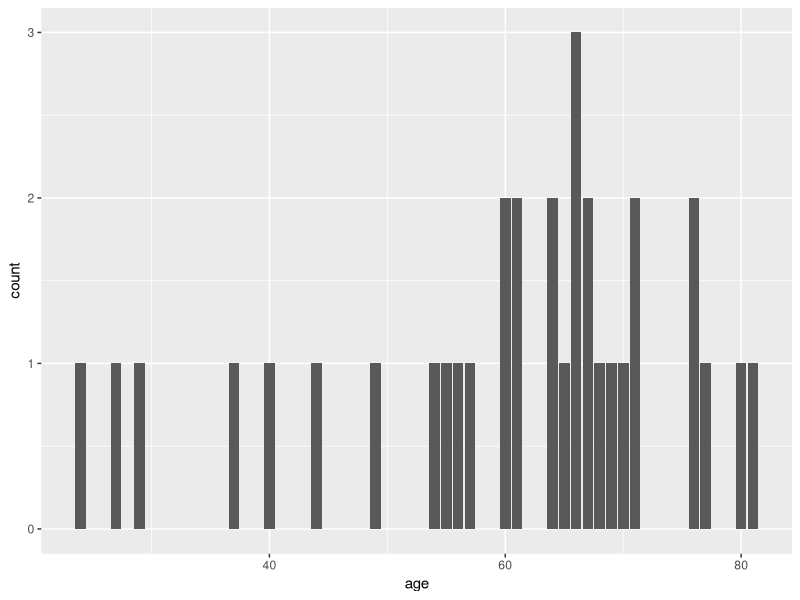
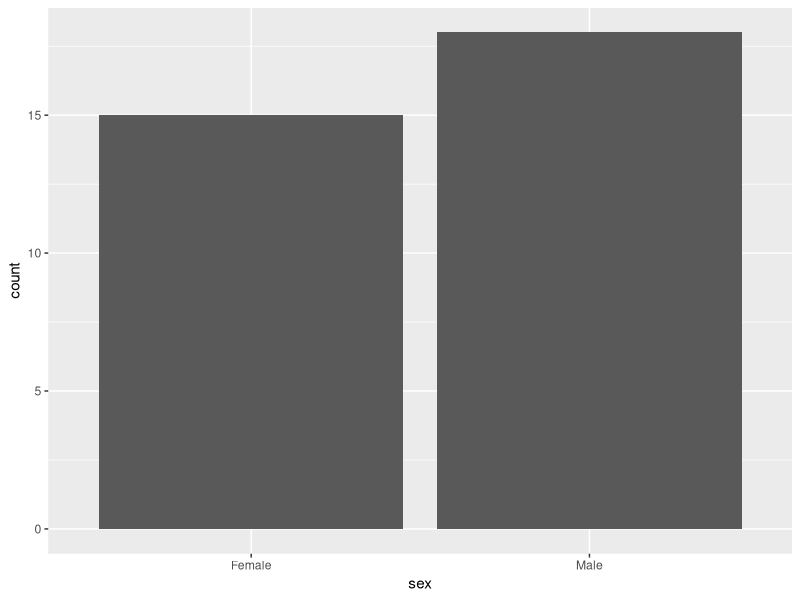
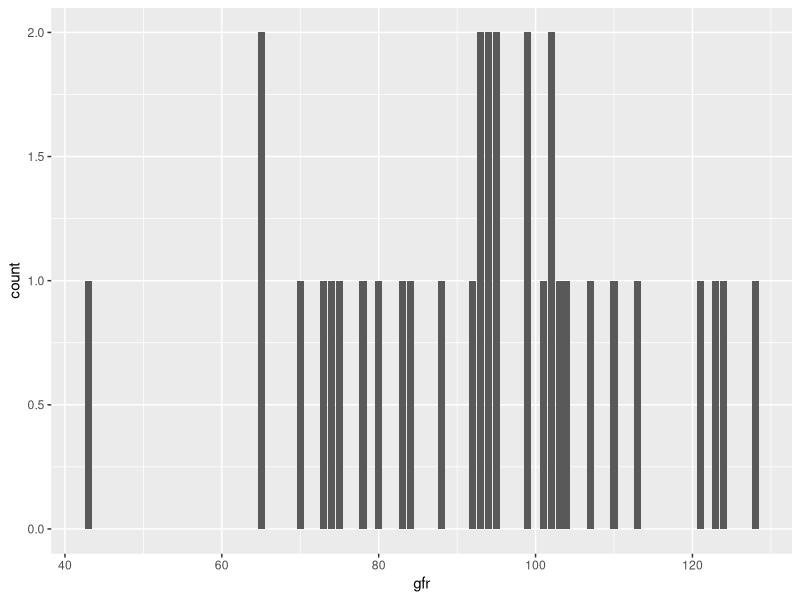
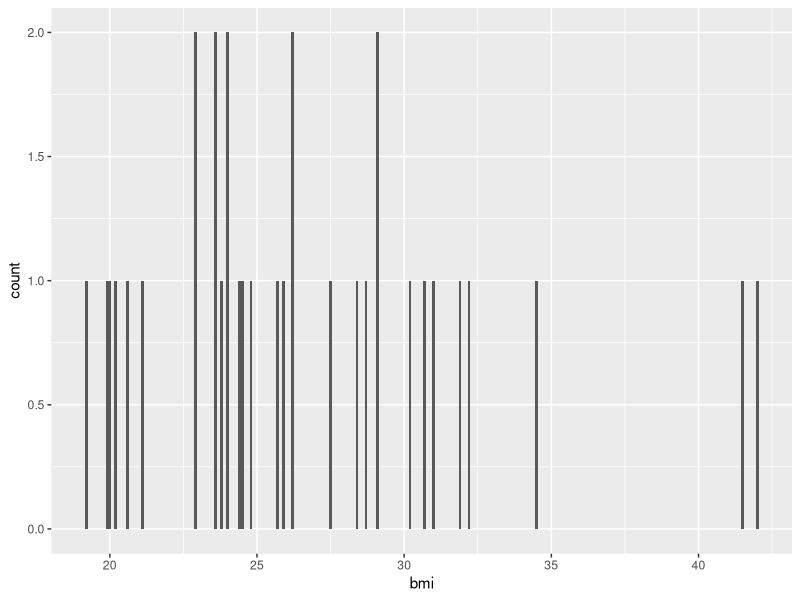
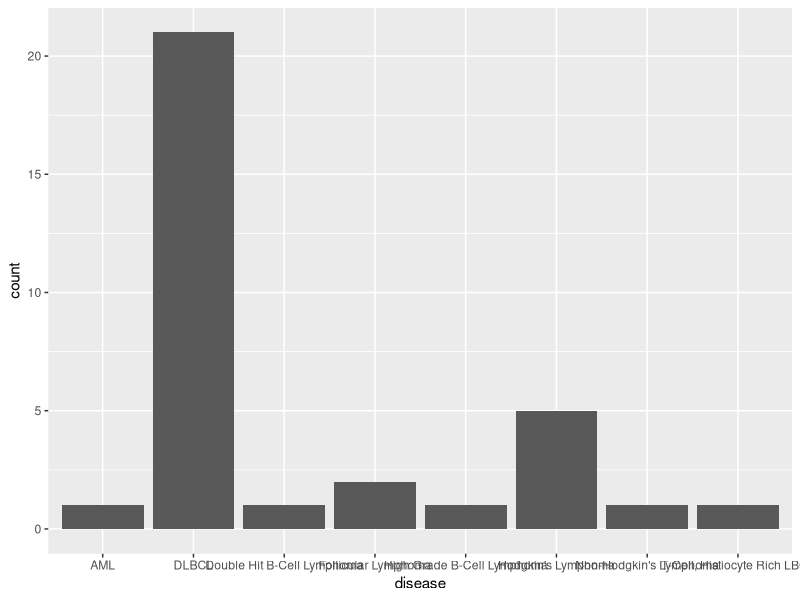
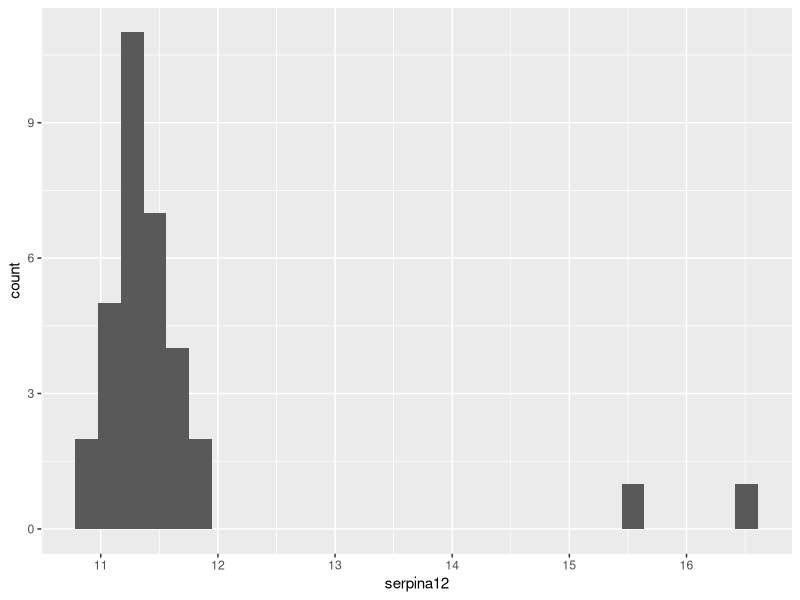
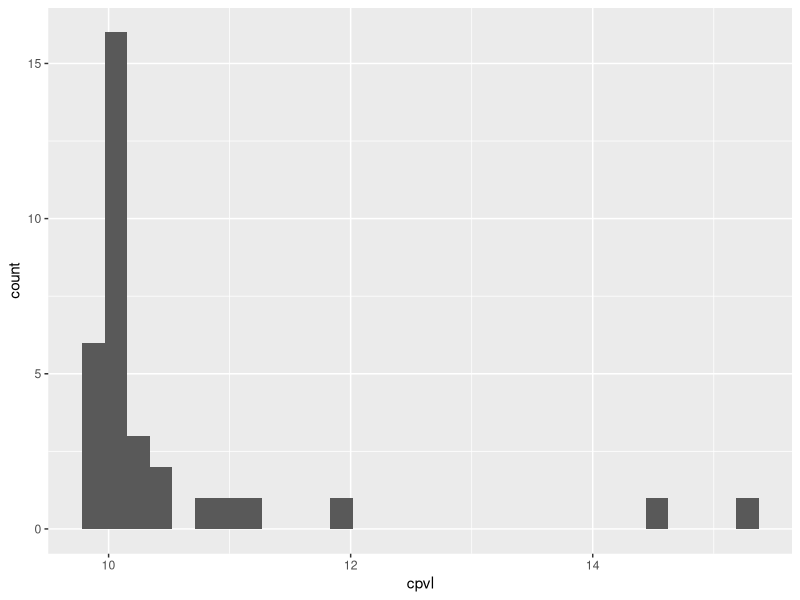
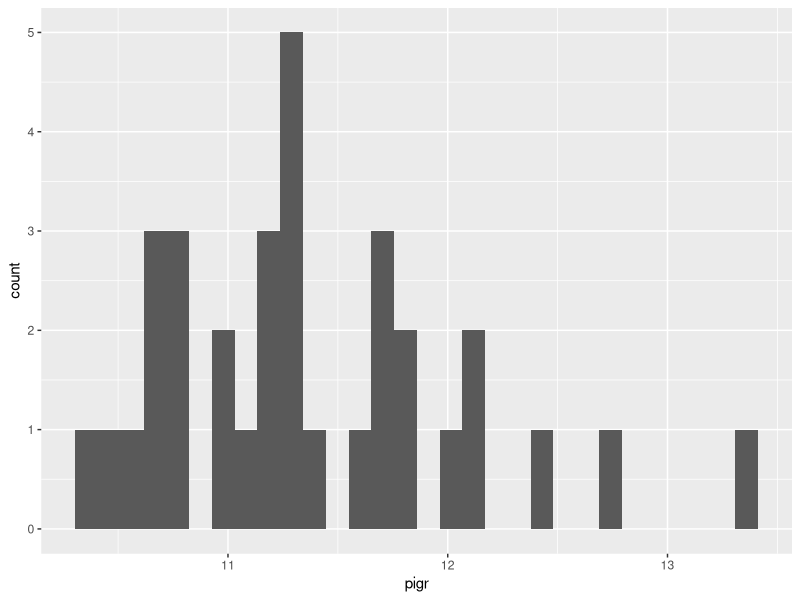

Generate these figures, in order, with R:
## ---- chunk 1
library("tidyverse")
library("ggpubr")
library("broom")
library("purrr")
## ---- chunk 2
dset <- read_csv("data/Statistical Analysis.csv")
## ---- chunk 3
# remove PHI
dset %>% colnames() %>% print()
dset_clean <- dset %>% 
  select(-MRN) %>%
  select(-`Treatment Start Date`)
dset_clean %>% colnames() %>% print()

# make table of response and predictor variables
# assign correct data types (factors)
dset_vars <- dset_clean %>%
  select("study_id" = `Patient ID`,
         "age" = "Age",
         "sex" = "Gender",
         "race" = "Race",
         "disease" = "Diagnosis",
         "gfr" = `eGFR (CKD-EPI) (mL/min/1.73m2)`,
         "bmi" = "BMI",
         "cardiotox" = `Developed Cardiotoxicity`,
         "delta_gls" = `Relative Delta GLS`,
         "delta_lvef" = `Relative Delta LVEF`,
         "serpina12" = `SERPINA12 Baseline`,
         "cpvl" = `CPVL Baseline`,
         "pigr" = `PIGR Baseline`,
         "iqfc3" = `IQFC3 Baseline`,
         "sesq2" = `SESQ2 Baseline`
  ) %>%
  # fix missing data notation
  mutate(cardiotox = replace(cardiotox, cardiotox == "N/A", NA)) %>%
  # convert categorical variables to factors
  mutate_at(c("sex", "cardiotox", "race", "disease"), as.factor) %>%
  # create cutoff categorial variables
  mutate(abn_gfr = ifelse(gfr < 90, "abnormal", "normal")) %>%
  mutate(abn_bmi = ifelse(bmi > 29.9, "obese", "not_obese")) %>%
  # fix problematic categories (too small groups)
  mutate(race_category = ifelse(race == "White", "white", "other")) %>%
  mutate(disease_category = ifelse(disease == "DLBCL", "DLBCL", "other")) %>%
  mutate_at(c("race_category", "disease_category", "abn_gfr", "abn_bmi"), as.factor)

# potential problematic variable -- race
# most are white, some categories only have 1 person
summary(dset_vars$race)
# could consider white vs all else, or exclude
summary(dset_vars$race_category)

# potential problematic variable -- disease
summary(dset_vars$disease)
# probably just exclude for now until there are enough data points for meaningful groupings
summary(dset_vars$disease_category)

glimpse(dset_vars)
## ---- chunk 4
# age
dset_vars %>%
  ggplot() +
    geom_bar(mapping = aes(x = age))
# roughly parametric, long left tail

# sex
dset_vars %>%
  ggplot() +
    geom_bar(mapping = aes(x = sex))
# roughly even

# GFR
dset_vars %>%
  ggplot() +
    geom_bar(mapping = aes(x = gfr))
# roughly parametric

# obesity
dset_vars %>%
  ggplot() +
    geom_bar(mapping = aes(x = bmi))
# roughly parametric, long right tail, two outliers on right

# disease
dset_vars %>%
  ggplot() +
    geom_bar(mapping = aes(x = disease))
# most are DLBCL, could do DLBCL vs all else or Hodgkin vs non-Hodgkin

# protein 1
dset_vars %>%
  ggplot() +
    geom_histogram(mapping = aes(x = serpina12))
# two outliers to the right

# protein 2
dset_vars %>%
  ggplot() +
    geom_histogram(mapping = aes(x = cpvl))
# two outliers to the right, long tail to right

# protein 3
dset_vars %>%
  ggplot() +
    geom_histogram(mapping = aes(x = pigr))
# parametric distribution

# protein 4
dset_vars %>%
  ggplot() +
    geom_histogram(mapping = aes(x = iqfc3))
# outlier to the right

# protein 5
dset_vars %>%
  ggplot() +
    geom_histogram(mapping = aes(x = sesq2))
# long tail to right
## ---- chunk 5
serpina12 <- dset_vars %>% 
  filter(!is.na(cardiotox)) %>%
  ggplot(mapping = aes(x = cardiotox, y = serpina12)) +
    geom_violin() +
    stat_compare_means(method = "t.test", label.x = 1, label.y = 5) +
    expand_limits(x = 0, y = 0) +
    stat_summary(fun = "mean",
               geom = "crossbar", 
               width = 0.5,
               colour = "red") +
    theme_bw()

cpvl <- dset_vars %>% 
  filter(!is.na(cardiotox)) %>%
  ggplot(mapping = aes(x = cardiotox, y = cpvl)) +
    geom_violin() +
    stat_compare_means(method = "t.test", label.x = 1, label.y = 5) +
    expand_limits(x = 0, y = 0) +
    stat_summary(fun = "mean",
               geom = "crossbar", 
               width = 0.5,
               colour = "red") +
    theme_bw()

pigr <- dset_vars %>% 
  filter(!is.na(cardiotox)) %>%
  ggplot(mapping = aes(x = cardiotox, y = pigr)) +
    geom_violin() +
    stat_compare_means(method = "t.test", label.x = 1, label.y = 5) +
    expand_limits(x = 0, y = 0) +
    stat_summary(fun = "mean",
               geom = "crossbar", 
               width = 0.5,
               colour = "red") +
    theme_bw()

iqfc3 <- dset_vars %>% 
  filter(!is.na(cardiotox)) %>%
  ggplot(mapping = aes(x = cardiotox, y = iqfc3)) +
    geom_violin() +
    stat_compare_means(method = "t.test", label.x = 1, label.y = 5) +
    expand_limits(x = 0, y = 0) +
    stat_summary(fun = "mean",
               geom = "crossbar", 
               width = 0.5,
               colour = "red") +
    theme_bw()

sesq2 <- dset_vars %>% 
  filter(!is.na(cardiotox)) %>%
  ggplot(mapping = aes(x = cardiotox, y = sesq2)) +
    geom_violin() +
    stat_compare_means(method = "t.test", label.x = 1, label.y = 5) +
    expand_limits(x = 0, y = 0) +
    stat_summary(fun = "mean",
               geom = "crossbar", 
               width = 0.5,
               colour = "red") +
    theme_bw()

ggarrange(serpina12, cpvl, iqfc3, pigr, sesq2,
                    labels = c("A", "B", "C", "D", "E"),
                    ncol = 3, nrow = 2)
## ---- chunk 6
s12_scat <- dset_vars %>%
  filter(!is.na(delta_lvef)) %>%
  ggplot(mapping = aes(x = serpina12, y = delta_lvef)) +
    geom_point() +
    geom_smooth(method = lm)

cpvl_scat <- dset_vars %>%
  filter(!is.na(delta_lvef)) %>%
  ggplot(mapping = aes(x = cpvl, y = delta_lvef)) +
    geom_point() +
    geom_smooth(method = lm)

pigr_scat <- dset_vars %>%
  filter(!is.na(delta_lvef)) %>%
  ggplot(mapping = aes(x = pigr, y = delta_lvef)) +
    geom_point() +
    geom_smooth(method = lm)

iqfc3_scat <- dset_vars %>%
  filter(!is.na(delta_lvef)) %>%
  ggplot(mapping = aes(x = iqfc3, y = delta_lvef)) +
    geom_point() +
    geom_smooth(method = lm)

sesq2_scat <- dset_vars %>%
  filter(!is.na(delta_lvef)) %>%
  ggplot(mapping = aes(x = sesq2, y = delta_lvef)) +
    geom_point() +
    geom_smooth(method = lm)

ggarrange(s12_scat, cpvl_scat, iqfc3_scat, pigr_scat, sesq2_scat,
                    labels = c("A", "B", "C", "D", "E"),
                    ncol = 3, nrow = 2)
  

## ---- chunk 7
s12_scat_g <- dset_vars %>%
  filter(!is.na(delta_gls)) %>%
  ggplot(mapping = aes(x = serpina12, y = delta_gls)) +
    geom_point() +
    geom_smooth(method = lm)

cpvl_scat_g <- dset_vars %>%
  filter(!is.na(delta_gls)) %>%
  ggplot(mapping = aes(x = cpvl, y = delta_gls)) +
    geom_point() +
    geom_smooth(method = lm)

pigr_scat_g <- dset_vars %>%
  filter(!is.na(delta_gls)) %>%
  ggplot(mapping = aes(x = pigr, y = delta_gls)) +
    geom_point() +
    geom_smooth(method = lm)

iqfc3_scat_g <- dset_vars %>%
  filter(!is.na(delta_gls)) %>%
  ggplot(mapping = aes(x = iqfc3, y = delta_gls)) +
    geom_point() +
    geom_smooth(method = lm)

sesq2_scat_g <- dset_vars %>%
  filter(!is.na(delta_gls)) %>%
  ggplot(mapping = aes(x = sesq2, y = delta_gls)) +
    geom_point() +
    geom_smooth(method = lm)

ggarrange(s12_scat_g, cpvl_scat_g, iqfc3_scat_g, pigr_scat_g, sesq2_scat_g,
                    labels = c("A", "B", "C", "D", "E"),
                    ncol = 3, nrow = 2)
  

## ---- chunk 8
# fit model with covariates only - do they impact the outcome variable?
# ignore disease for now - too many categories
mod1 <- lm(formula = delta_lvef ~ age + sex + race_category + abn_gfr + abn_bmi, data = dset_vars)
summary(mod1)

# try model with numerical values for BMI and GFR
mod2 <- lm(formula = delta_lvef ~ age + sex + race_category + gfr + bmi, data = dset_vars)
summary(mod2)
# in this model, age, race, GFR, and BMI all significantly impact LVEF

# try model with numerical values for BMI only (given nonlinear relationship between GFR and risk of kidney injury)
mod2 <- lm(formula = delta_lvef ~ age + sex + race_category + abn_gfr + bmi, data = dset_vars)
summary(mod2)
# in this model, race and obesity significantly impact LVEF. Notably, the estimated coefficient is similar in all models for obesity, and the P-value is very similar -- stable across all three models. 
## ---- chunk 9
# quick check
mod_serpina12 <- lm(formula = delta_lvef ~ serpina12 + age + sex + race_category + abn_gfr + abn_bmi, data = dset_vars)
summary(mod_serpina12)
# serpina12 remains significant; BMI is biggest predictor of outcome

# fit models for all 5 protein biomarkers
# reformat data
tidy_vars <- dset_vars %>% 
  pivot_longer(cols = c("serpina12", "cpvl", "iqfc3", "pigr", "sesq2"), 
    names_to = "biomarker", 
    values_to = "level", 
    cols_vary = "slowest") %>%
  select(biomarker, level, everything()) %>%
  print()

lvef_models <- tidy_vars %>%
  nest(data = c(-biomarker)) %>%
  mutate(
    fit = map(data, ~ lm(delta_lvef ~ level + 
      age + 
      sex +
      race_category +
      abn_gfr +
      abn_bmi,
      data = .x)),
    tidied = map(fit, tidy)
  ) %>%
  unnest(tidied) %>%
  select(-data, -fit)

lvef_models %>% print(n = 35)

gls_models <- tidy_vars %>%
  nest(data = c(-biomarker)) %>%
  mutate(
    fit = map(data, ~ lm(delta_gls ~ level + 
      age + 
      sex +
      race_category +
      abn_gfr +
      abn_bmi,
      data = .x)),
    tidied = map(fit, tidy)
  ) %>%
  unnest(tidied) %>%
  select(-data, -fit)

gls_models %>% print(n = 35)

